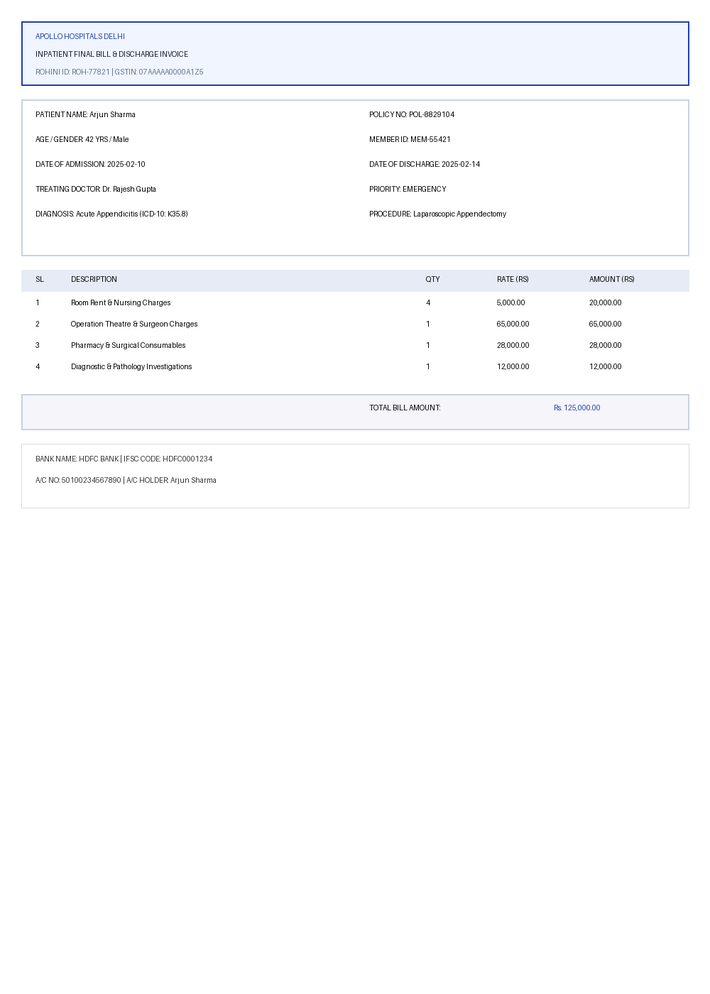
#> input picture data/benchmark/bench_clean_0.png, 710 x 994 px, shrunk from 1000 x 1400 before the run
$ python -i deskew.py   (imports and definitions only)
#> lines starting #> are read from the running program, lines starting #| are printed output that depends on the picture; after the words box and inside, x2 and y2 are one past the last pixel; in counts of white or black regions, pixels touching at a corner belong together
#> further down, picture is the input picture: shape (994, 710, 3); mean B, G, R 252.4, 251, 250.5
import cv2
import numpy as np
from typing import Tuple

class ImageDeskewer:
    @staticmethod
    def estimate_skew_angle(image: np.ndarray) -> float:
        """
        Estimates skew angle between -45 and +45 degrees using Hough line transform
        and edge orientation statistics.
        """
        if len(image.shape) == 3:
            gray = cv2.cvtColor(image, cv2.COLOR_BGR2GRAY)
        else:
            gray = image.copy()

        # Edge detection with Canny
        edges = cv2.Canny(gray, 50, 150, apertureSize=3)
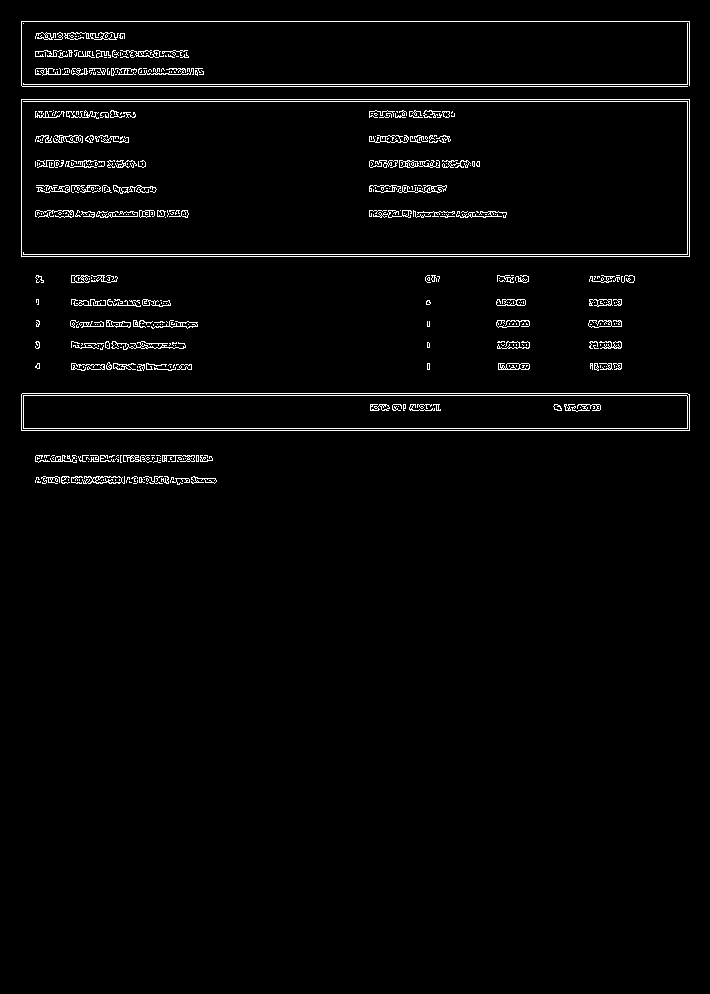
#> edges: shape (994, 710); 2.5% white in thin lines or dots, all inside (x1, y1, x2, y2) = (21, 21, 690, 485)

        # Probabilistic Hough Line Transform to detect text line baselines
        lines = cv2.HoughLinesP(edges, 1, np.pi / 180, threshold=100, minLineLength=50, maxLineGap=10)
#> lines = 37 rows, first 6: [21, 430, 689, 430], [22, 393, 687, 393], [21, 395, 689, 395], [21, 254, 689, 254], [21, 256, 689, 256], [21, 84, 689, 84]
        if lines is None or len(lines) == 0:
            return 0.0

        angles = []
        for line in lines:
            coords = line[0] if (hasattr(line, "ndim") and line.ndim > 1) else line
            if len(coords) < 4:
                continue
            x1, y1, x2, y2 = int(coords[0]), int(coords[1]), int(coords[2]), int(coords[3])
            dx = x2 - x1
            dy = y2 - y1
            if dx == 0:
                continue
            angle_rad = np.arctan2(dy, dx)
            angle_deg = np.degrees(angle_rad)
            # Only consider angles roughly near horizontal (-45 to 45 degrees)
            if -45.0 <= angle_deg <= 45.0:
                angles.append(angle_deg)
#> this loop made 37 passes
#> (x1, y1, x2, y2, dx, dy, angle_rad, angle_deg) on passes 1, 2, 3, 4, 5, 6, 7, 8, 9, 10, 11, 14: (21, 430, 689, 430, 668, 0, 0, 0), (22, 393, 687, 393, 665, 0, 0, 0), (21, 395, 689, 395, 668, 0, 0, 0), (21, 254, 689, 254, 668, 0, 0, 0), (21, 256, 689, 256, 668, 0, 0, 0), (21, 84, 689, 84, 668, 0, 0, 0), (21, 21, 689, 21, 668, 0, 0, 0), (21, 101, 689, 101, 668, 0, 0, 0), (22, 86, 687, 86, 665, 0, 0, 0), (21, 99, 689, 99, 668, 0, 0, 0), (21, 428, 689, 428, 668, 0, 0, 0), (369, 216, 505, 216, 136, 0, 0, 0)
#> (x1, y1, x2, y2, dx, dy) on passes 12, 13, 15, 19: (689, 255, 689, 100, 0, -155), (21, 255, 21, 100, 0, -155), (687, 83, 687, 23, 0, -60), (687, 253, 687, 102, 0, -151)
#> after the loop, angles = 33 values, max 0.579 at index 29, min -1.49 at index 32, mean -0.0275

        if not angles:
            return 0.0

        # Use median angle to reject outliers
        median_angle = float(np.median(angles))
#> median_angle = 0
        # Ignore negligible skew (< 0.5 deg)
        if abs(median_angle) < 0.5:
            return 0.0

        return median_angle

    @staticmethod
    def rotate_bound(image: np.ndarray, angle: float) -> np.ndarray:
        """
        Rotates an image by an arbitrary angle while expanding the canvas
        so that no content is cropped.
        """
        if abs(angle) < 0.2:
            return image

        h, w = image.shape[:2]
        center = (w / 2.0, h / 2.0)

        # Rotation matrix
        rot_mat = cv2.getRotationMatrix2D(center, angle, 1.0)
        cos = np.abs(rot_mat[0, 0])
        sin = np.abs(rot_mat[0, 1])

        # Compute new bounding dimensions
        new_w = int((h * sin) + (w * cos))
        new_h = int((h * cos) + (w * sin))

        # Adjust the rotation matrix to take into account translation
        rot_mat[0, 2] += (new_w / 2.0) - center[0]
        rot_mat[1, 2] += (new_h / 2.0) - center[1]

        # Use white border for clean document background
        border_color = (255, 255, 255) if len(image.shape) == 3 else 255

        return cv2.warpAffine(
            image,
            rot_mat,
            (new_w, new_h),
            flags=cv2.INTER_CUBIC,
            borderMode=cv2.BORDER_CONSTANT,
            borderValue=border_color
        )

>>> import cv2
>>> picture = cv2.imread('../../data/benchmark/bench_clean_0.png')
>>> result = ImageDeskewer().estimate_skew_angle(picture)
#> result = 0

$ run again, on data/benchmark/bench_rotation_15.png
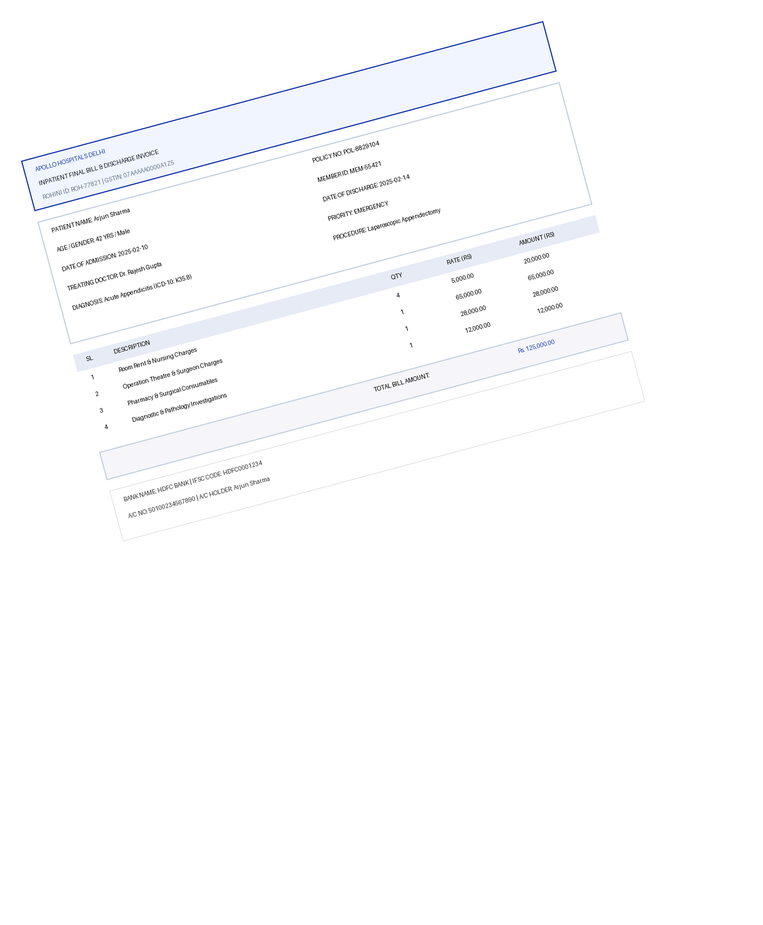
#> input picture data/benchmark/bench_rotation_15.png, 763 x 925 px, shrunk from 1328 x 1611 before the run
#> picture is the input picture: shape (925, 763, 3); mean B, G, R 253.3, 252.3, 252
#> in estimate_skew_angle, `edges = cv2.Canny(gray, 50, 150, apertureSize=3)`:
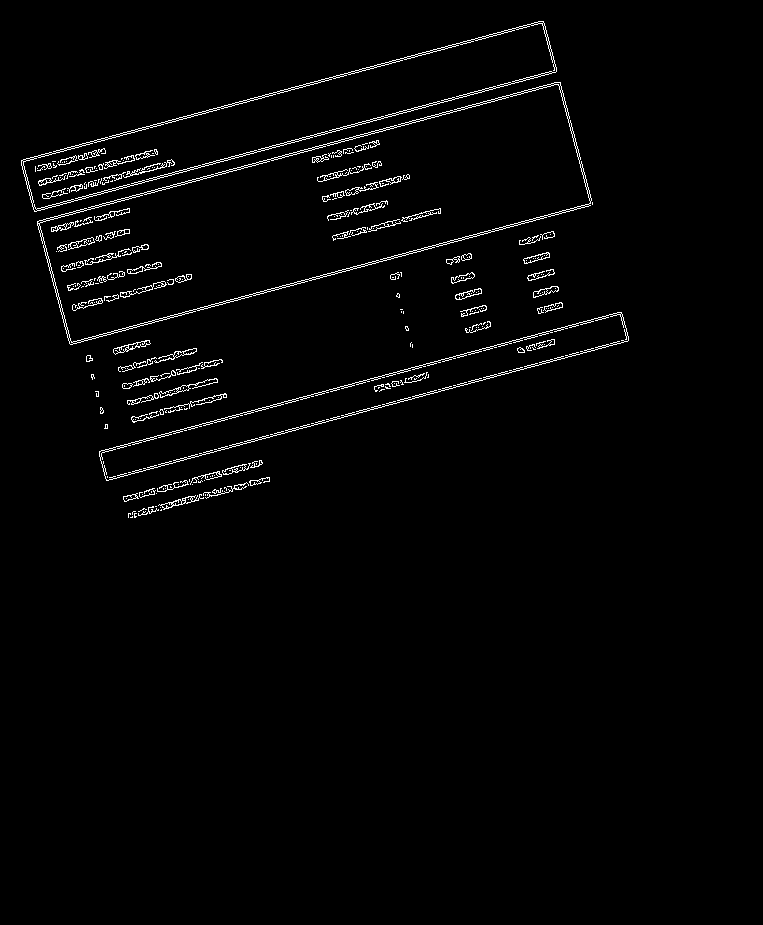
#> edges: shape (925, 763); 1.9% white in thin lines or dots, all inside (x1, y1, x2, y2) = (21, 21, 629, 518)
#> lines = 24 rows, first 6: [36, 209, 556, 69], [37, 221, 558, 82], [21, 160, 542, 21], [37, 223, 560, 83], [34, 211, 556, 71], [69, 343, 592, 203]
#> the loop in estimate_skew_angle, `for line in lines:` made 24 passes
#> (x1, y1, x2, y2, dx, dy, angle_rad, angle_deg) on passes 1 to 8: (36, 209, 556, 69, 520, -140, -0.263, -15.07), (37, 221, 558, 82, 521, -139, -0.261, -14.94), (21, 160, 542, 21, 521, -139, -0.261, -14.94), (37, 223, 560, 83, 523, -140, -0.262, -14.99), (34, 211, 556, 71, 522, -140, -0.262, -15.01), (69, 343, 592, 203, 523, -140, -0.262, -14.99), (99, 451, 619, 312, 520, -139, -0.261, -14.97), (106, 480, 628, 340, 522, -140, -0.262, -15.01)
#> after the loop in estimate_skew_angle, `for line in lines:`: angles = [-15.07, -14.94, -14.94, -14.99, -15.01, -14.99, -14.97, -15.01, -15.01, -14.99, -15.01, -15.01, -15.16, -14.99, -14.97, -14.72, -14.97, -14.66, -15.12, -14.98]
#> median_angle = -14.99

$ run again, on data/benchmark/bench_rotation_180.png
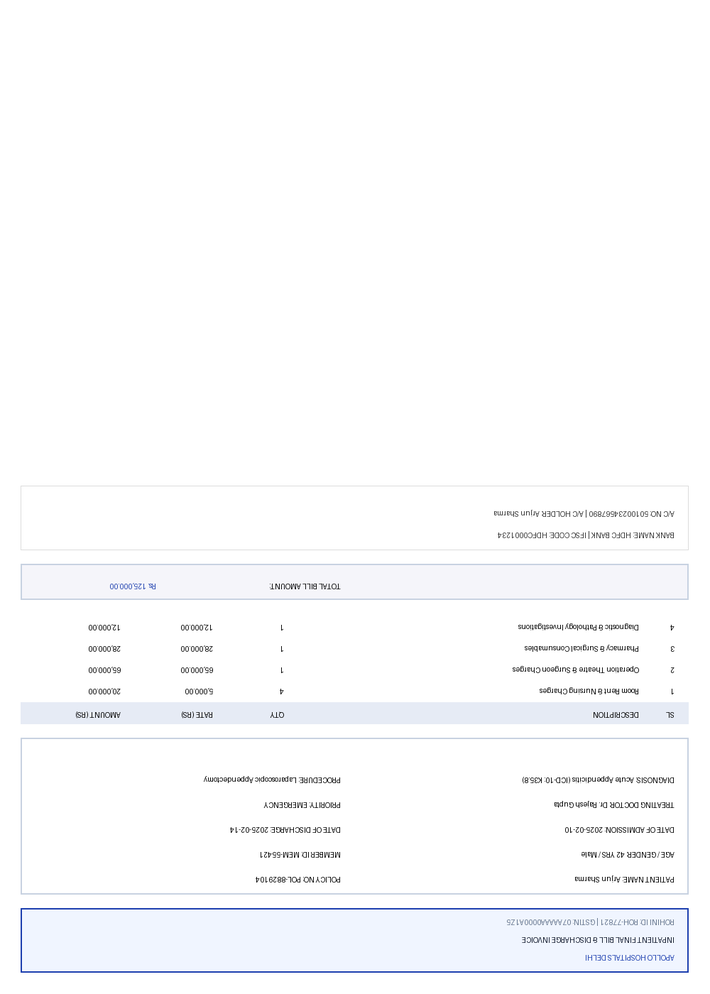
#> input picture data/benchmark/bench_rotation_180.png, 710 x 994 px, shrunk from 1000 x 1400 before the run
#> picture is the input picture: shape (994, 710, 3); mean B, G, R 252.4, 251, 250.5
#> in estimate_skew_angle, `edges = cv2.Canny(gray, 50, 150, apertureSize=3)`:
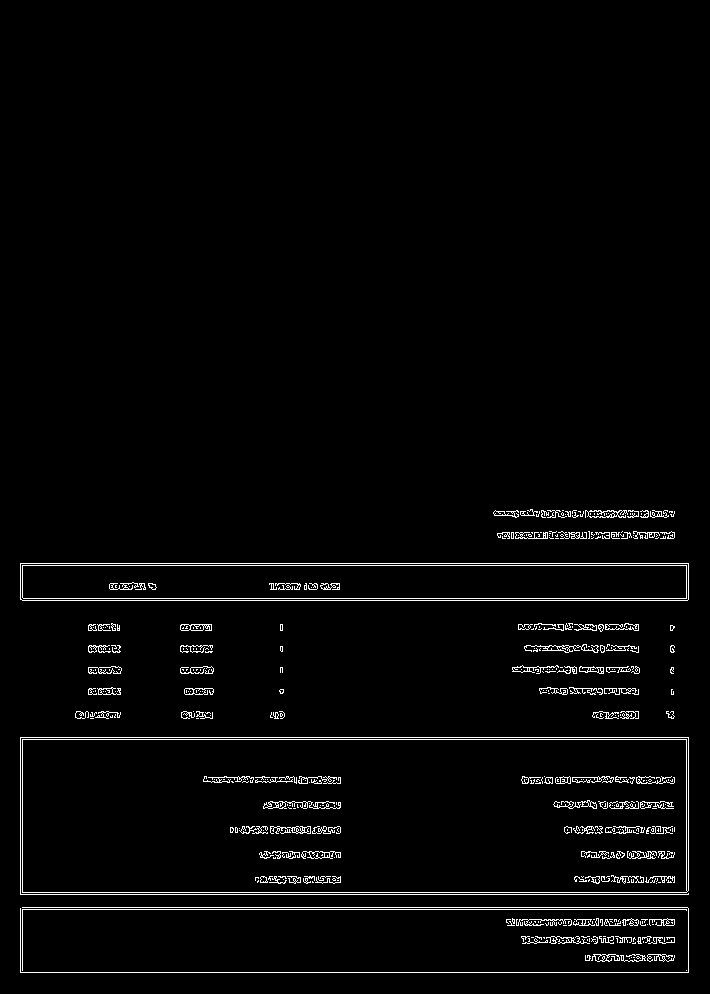
#> edges: shape (994, 710); 2.5% white in thin lines or dots, all inside (x1, y1, x2, y2) = (20, 509, 689, 973)
#> lines = 35 rows, first 6: [20, 565, 688, 565], [20, 892, 686, 892], [20, 894, 688, 894], [20, 972, 688, 972], [22, 907, 687, 907], [20, 737, 688, 737]
#> the loop in estimate_skew_angle, `for line in lines:` made 35 passes
#> (x1, y1, x2, y2, dx, dy, angle_rad, angle_deg) on passes 1 to 8: (20, 565, 688, 565, 668, 0, 0, 0), (20, 892, 686, 892, 666, 0, 0, 0), (20, 894, 688, 894, 668, 0, 0, 0), (20, 972, 688, 972, 668, 0, 0, 0), (22, 907, 687, 907, 665, 0, 0, 0), (20, 737, 688, 737, 668, 0, 0, 0), (20, 739, 688, 739, 668, 0, 0, 0), (20, 909, 688, 909, 668, 0, 0, 0)
#> after the loop in estimate_skew_angle, `for line in lines:`: angles = 30 values, max 0.963 at index 27, min 0 at index 0, mean 0.0321
#> median_angle = 0
